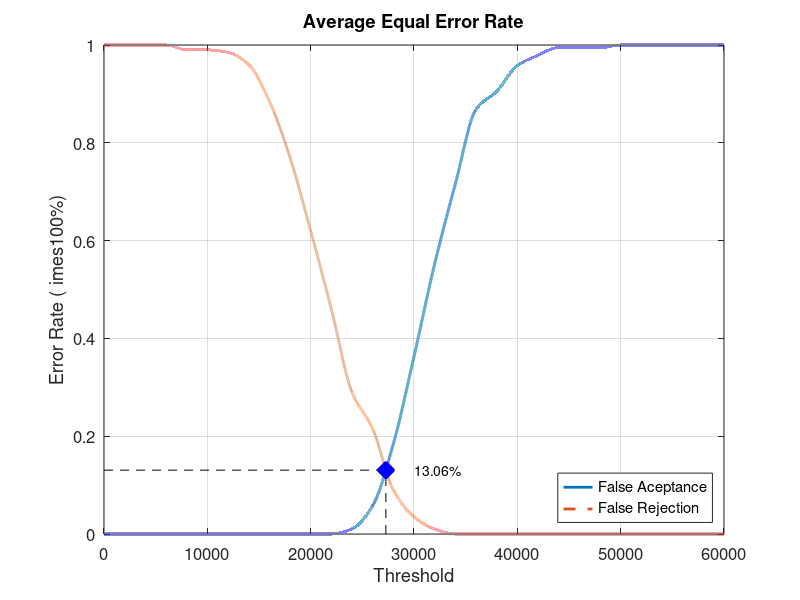
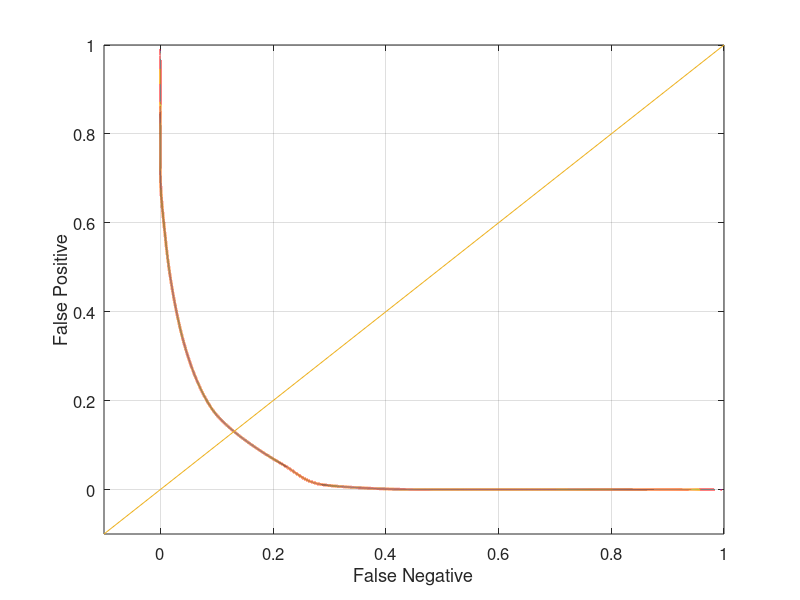

Reproduce these figures in MATLAB, in order.
close all;
clear;
clc;
x = 0:2000:60000;
xq = 0:0.5:60000;

y0 = [0 0 0 0 0 0 0 0 0 0 0 0 0.0105263 0.0578947 0.184211 0.363158 0.552632 0.715789 0.868421 0.905263 0.957895 0.978947 0.994737 0.994737 0.994737 1 1 1 1 1 1]
yy0 = interp1(x, y0, xq, 'pchip');
y1 = [1 1 1 1 0.99 0.99 0.985 0.96 0.885 0.77 0.62 0.46 0.29 0.215 0.09 0.035 0.01 0 0 0 0 0 0 0 0 0 0 0 0 0 0]
yy1 = interp1(x, y1, xq, 'pchip');

% Calculating EER: 
y2 = abs(y0 - y1);
find(y2 == min(y2))
yy2 = abs(yy0 - yy1);
xEER = find(yy2 == min(yy2));
xEERIndex = xq(xEER) % X-axis EER
yEER = yy0(xEER) % Y-axis EER

main = figure
plot(xq, yy0,'-','LineWidth', 2);	hold on
plot(xq, yy1,'--','LineWidth', 2);	hold on
plot([xEERIndex xEERIndex], [0 yEER], 'k--');	hold on
plot([0 xEERIndex], [yEER yEER], 'k--');	hold on
plot(xEERIndex, yEER, 'bx', 'LineWidth', 10);	hold on
text(xEERIndex + 10 * xEERIndex / 100, yEER, [num2str(round((10000 * yEER)) / 100) '%'])
legend('False Aceptance', 'False Rejection', 'Location', 'SouthEast')
xlabel('Threshold')
ylabel('Error Rate (	imes100%)')
title('Average Equal Error Rate')
set(gca, 'FontSize', 12)
axis([0 60000 0 1])
grid on

print(main, 'Database3_4Main', '-dpng');
FNRxFPR = figure('Color', [1 1 1]);
plot(yy1, yy0, '-', yy1, yy0, 'LineWidth', 2);
hold on
y = -0.1:0.1:1
plot(y, y); 
set(gca, 'FontSize', 12)
xlabel('False Negative')
ylabel('False Positive')
axis([-0.1 1 -0.1 1])
set(gca, 'FontSize', 12)
grid on

print(FNRxFPR, 'Database3_4FNRxFPR','-dpng');
